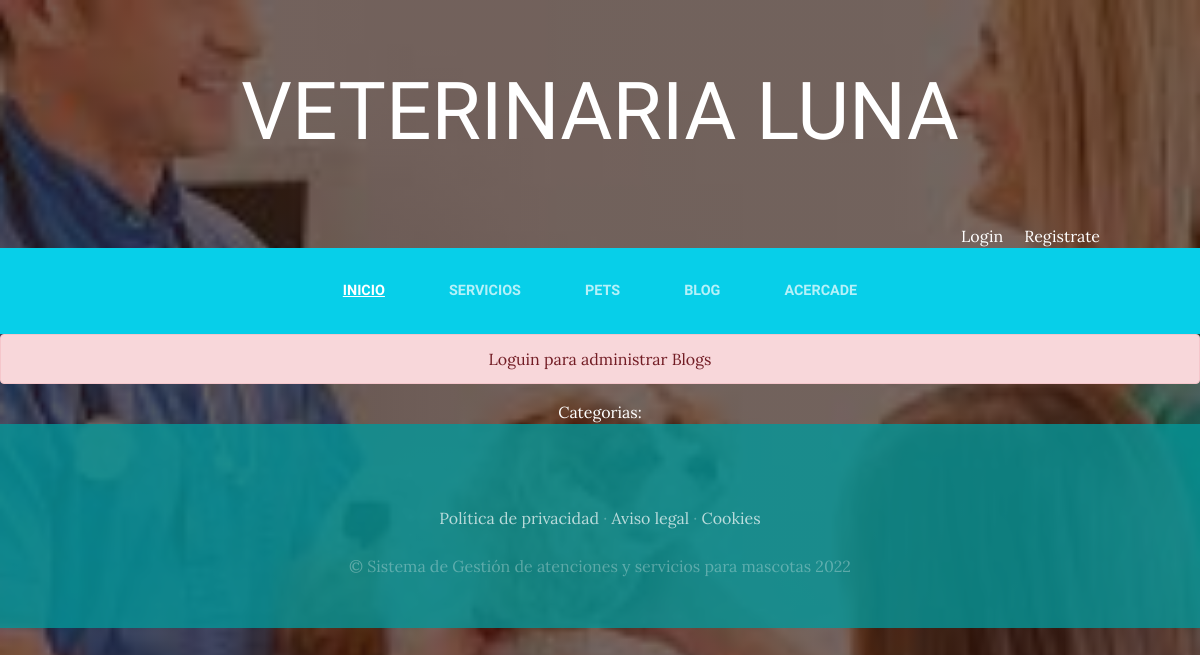
The page /blog/ on the database as committed earlier.
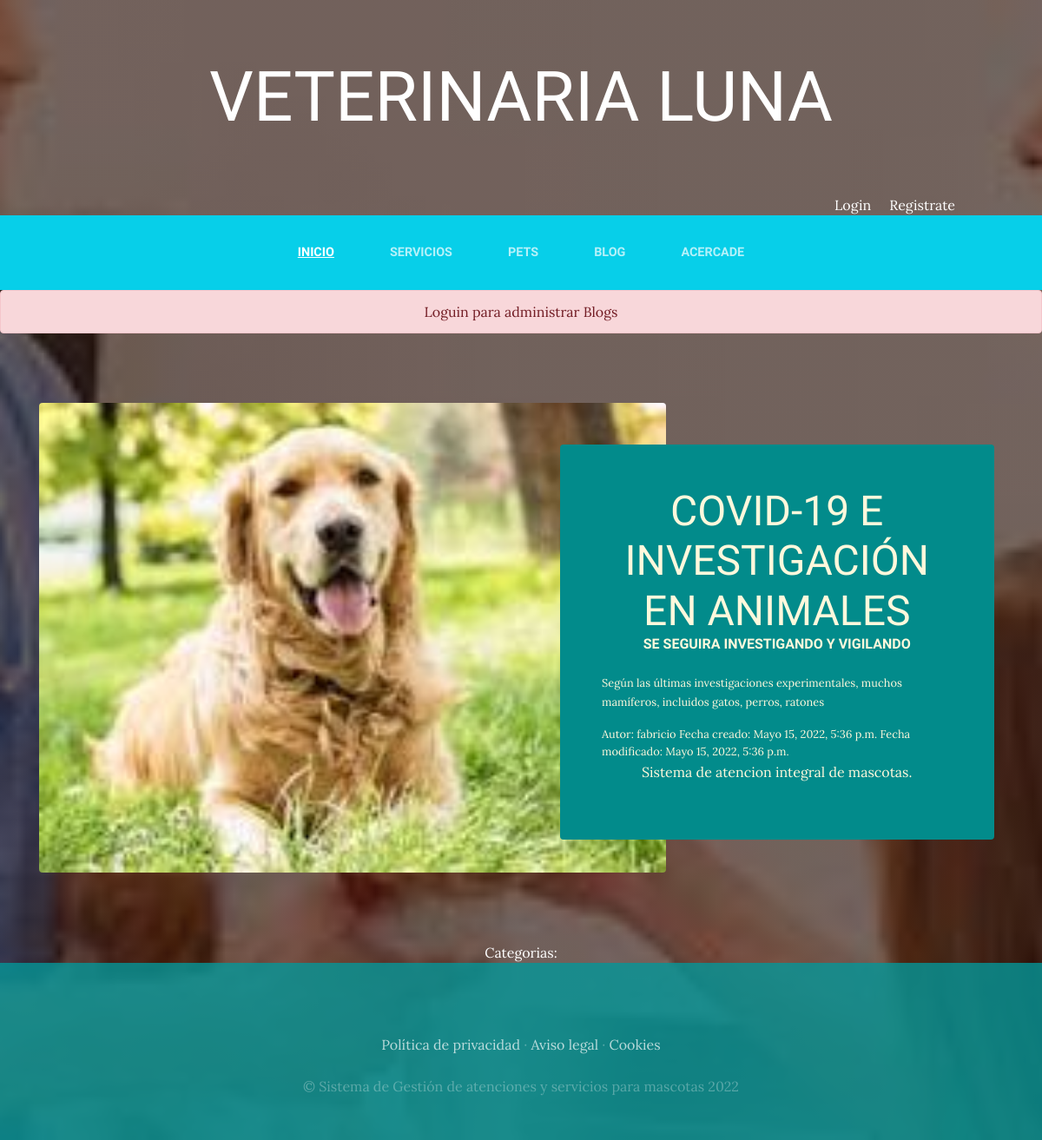
The same page on the database as committed later.
### appBlog/models.py (models this page shows, shortened)
class Post(models.Model):
    titulo =models.CharField(max_length=40) #Titulo
    subtitulo =models.CharField(max_length=40, null=True) #subTitulo
    contenido=models.CharField(max_length=100) #cuerpo
    imagen=models.ImageField(upload_to='appBlog', null=True, blank = True) #imagen
    autor=models.ForeignKey(User, on_delete=models.CASCADE)
    categotias=models.ManyToManyField(Categoria)
    created=models.DateTimeField(auto_now_add=True)
    updated=models.DateTimeField(auto_now_add=True)
    class Meta:
        verbose_name='post'
        verbose_name_plural='posts'

### appBlog/views.py (the view)
# urls.py: path('', views.Blog, name="Blog"),
def Blog(request):
    posts=Post.objects.all()
    return render(request, "blog/blog.html", {"posts": posts})

### appBlog/templates/blog/blog.html (shortened to what this page needs)
{% extends "appAtenciones/base.html" %}
{% load static  %}
{% block content  %}
<div style="float:center ;">
  {% if not user.is_authenticated %}
  <div class="alert alert-danger text-center">Loguin para administrar Blogs
  {% endif %}
</div>
   {% for post in posts %}
   <section class="page-section clearfix">
      <div class="container">
        <div class="intro">
          <img class="intro-img img-fluid mb-3 mb-lg-0 rounded" src="{{post.imagen.url}}" alt="" style="width: 65%;">
          <div class="intro-text left-0 text-center bg-faded p-5 rounded">
            <h2 class="section-heading mb-3">
              <span class="section-heading-lower">{{post.titulo}}</span>
              <span class="section-heading-upper">{{post.subtitulo}}</span>
            </h2>
            <div style="text-align: left; font-size: 0.8em;">
              <p  >{{post.contenido}}</p>
              Autor: {{post.autor}}
              Fecha creado: {{post.created}}
              Fecha modificado: {{post.updated}}
            </div>
            <p class="mb-3">Sistema de atencion integral de mascotas.
            </p>
          </div>
        </div>
      </div>
    </section>
    {% endfor %}
    <section>
      <div style="width:75% ; margin:auto; text-align:center; color:white;">
        Categorias:
      </div>
    </section>
 {% endblock %}

### appAtenciones/templates/appAtenciones/base.html (shortened to what this page needs)
<html>
<head>
{% load static %}
    <link href="{% static 'appAtenciones/vendor/bootstrap/css/bootstrap.min.css' %}" rel="stylesheet">
    <link href="{% static 'appAtenciones/css/gestion.css' %}" rel="stylesheet">
</head>
<body>
    <h1 class="site-heading text-center text-white d-none d-lg-block">
        <span class="site-heading-lower">Veterinaria Luna</span>
      </h1>
      <div style="text-align: right; margin-right: 100px; color: white;">
      {% if user.is_authenticated %}
      Hola {{user.username}} &nbsp;&nbsp;<a href=" {% url 'cerrar_sesion' %} " style="color: white;">Cerrar Sesión</a>
      {% else %}
      <a href="{% url 'loguear' %}" style="color: white;">Login</a> &nbsp &nbsp; <a href="{% url 'Usuarios' %}" style="color: white;">Registrate</a>
      </div>
      {% endif%}
 <nav class="navbar navbar-expand-lg navbar-dark py-lg-4" id="mainNav">
    <div class="container">
      <div class="collapse navbar-collapse" id="navbarResponsive">
        <ul class="navbar-nav mx-auto">
          <li class="nav-item active px-lg-4">
            <a class="nav-link text-uppercase text-expanded" href="{% url 'home' %}">Inicio</a>
          </li>
          <li class="nav-item {% if request.path == '/Servicios' %}  active {% endif %}  px-lg-4">
            <a class="nav-link text-uppercase text-expanded" href="{% url 'Servicios' %}">Servicios</a>
          </li>
          <li class="nav-item {% if request.path == '/Pets' %}  active {% endif %} px-lg-4">
            <a class="nav-link text-uppercase text-expanded" href="{% url 'Pets' %}">Pets</a>
          </li>
          <li class="nav-item {% if request.path|slice:':6' == '/Blog' %}  active {% endif %} px-lg-4">
            <a class="nav-link text-uppercase text-expanded" href="{% url 'Blog' %}">Blog</a>
          </li>
          <li class="nav-item {% if request.path == '/Acercade' %}  active {% endif %} px-lg-4">
            <a class="nav-link text-uppercase text-expanded" href="{% url 'acercade' %}">Acercade</a>
          </li>
        </ul>
      </div>
    </div>
  </nav>
{% block content  %}
{% endblock %}
    <footer class="footer text-faded text-center py-5">
      <div class="container">
        <p class="m-0 mbt">
        	<a href="sample.html" class="link">Política de privacidad</a> ·
        	<a href="sample.html" class="link">Aviso legal</a> ·
        	<a href="sample.html" class="link">Cookies</a>
		</p>
        <p class="m-0 mbt1">&copy; Sistema de Gestión de atenciones y servicios para mascotas 2022</p>
      </div>
	</footer>
</body>
</html>

### appAtenciones/static/appAtenciones/css/gestion.css (style rules this page uses)
body { font-family: 'Lora'; background: linear-gradient(rgba(47, 23, 15, 0.65), rgba(47, 23, 15, 0.65)), url("../img/bg_main.jpg"); background-attachment: fixed; background-position: center; background-size: cover; }
h1, h2, h3, h4, h5, h6 { font-family: 'Raleway'; }
p { line-height: 1.75; }
.text-faded { color: rgba(255, 255, 255, 0.3); }
.site-heading { margin-top: 5rem; margin-bottom: 5rem; text-transform: uppercase; line-height: 1; font-family: 'Raleway'; }
.site-heading .site-heading-lower { font-size: 5rem; font-weight: 100; line-height: 4rem; }
.page-section { margin-top: 5rem; margin-bottom: 5rem; }
.section-heading { text-transform: uppercase; }
.section-heading .section-heading-upper { display: block; font-size: 1rem; font-weight: 800; padding-bottom:.5rem; }
.section-heading .section-heading-lower { display: block; font-size: 3rem; font-weight: 100; }
.bg-faded { background-color: rgba(255, 255, 255, 0.85); }
#mainNav { background-color: rgb(7, 207, 233); font-family: 'Raleway'; }
#mainNav .navbar-nav .nav-item .nav-link { color: rgba(255, 255, 255, 0.7); font-weight: 800; }
#mainNav .navbar-nav .nav-item.active .nav-link { color: #ffffff; text-decoration: underline; }
@media (min-width: 992px) { #mainNav .navbar-nav .nav-item .nav-link { font-size: 0.9rem; } }
.intro { position: relative; }
@media (min-width: 992px) { .intro .intro-img { width: 75%; float: left; } }
@media (min-width: 992px) { .intro .intro-text { left: 600; width: 60%; margin-top: 3rem; background-color: rgb(2, 139, 139); color: cornsilk; position: absolute; } }
@media (min-width: 1200px) { .intro .intro-text { width: 45%; } }
.footer { background-color: rgba(4, 150, 153, 0.8); }
.mbt { padding-top: 2rem; }
.mbt1 { padding-top: 1.25rem; }
a.link { color: rgba(255, 255, 255, 0.7); }

Rows that differ between the two databases and show on the page:
added Post: imagen (picture), titulo "COVID-19 E INVESTIGACIÓN EN ANIMALES", subtitulo "SE SEGUIRA INVESTIGANDO Y VIGILANDO", contenido "Según las últimas investigaciones experimentales, muchos mamíferos, incluidos gatos, perros, ratones", autor "fabricio", created "Mayo 15, 2022, 5:36 p.m.", updated "Mayo 15, 2022, 5:36 p.m."
